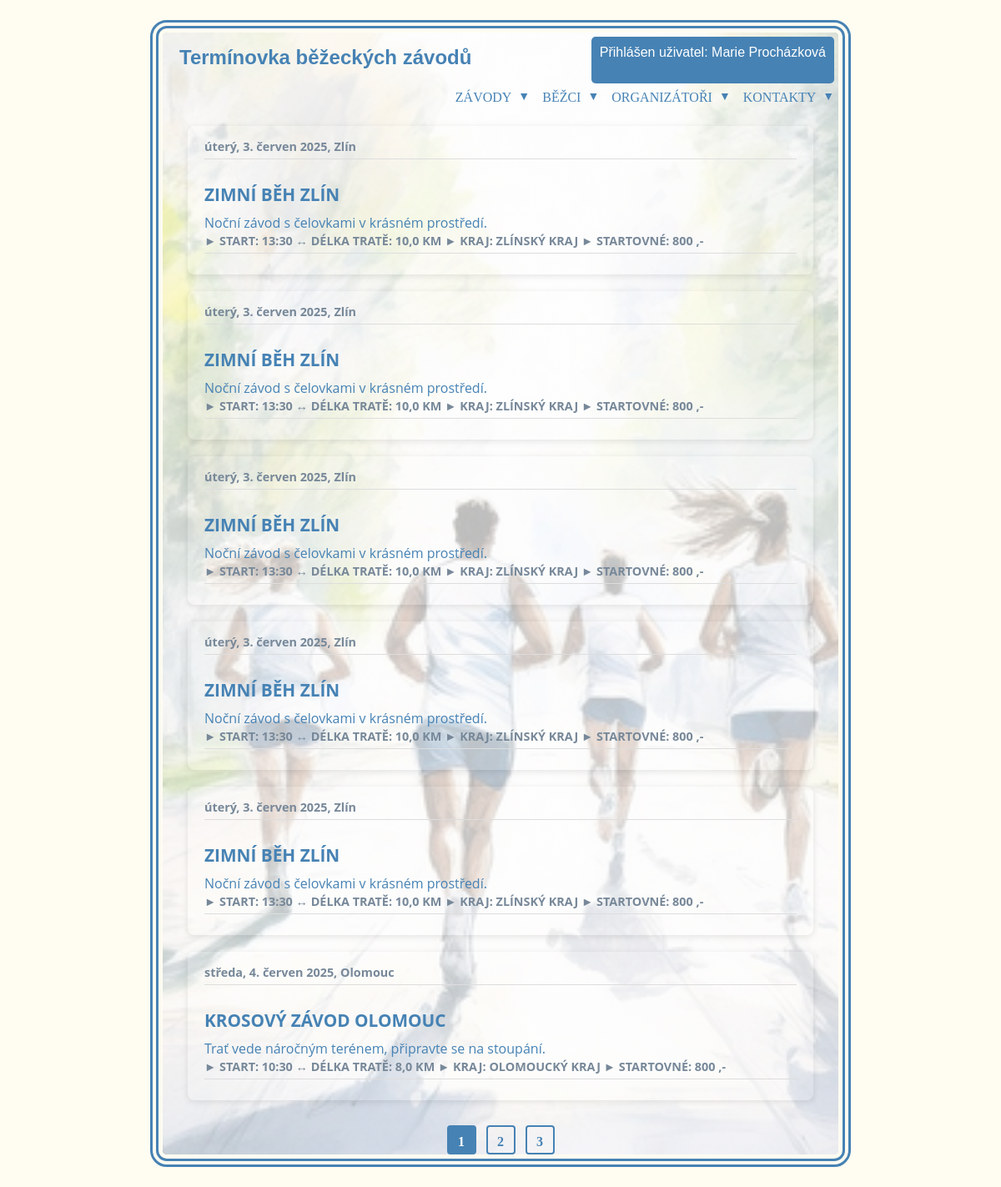
Screenshot of / (signed in) with the database file from the repository.
### users/models.py (models this page shows, shortened)
class User(AbstractBaseUser, PermissionsMixin):
    ROLE_CHOICES = [
        ('R', 'Runner'),
        ('O', 'Organizátor'),
        ('A', 'Admin'),
    ]
    email = models.EmailField(unique=True)
    password = models.CharField(max_length=128,null=False,blank=False)
    role = models.CharField(max_length=1, choices=ROLE_CHOICES)
    first_name = models.CharField(max_length=30, null=False, blank=False)
    last_name = models.CharField(max_length=60, null=False, blank=False)
    birth_date = models.DateField(null=False, blank=False)
    sex = models.CharField(max_length=1, choices=[('M', 'Muž'), ('F', 'Žena')], null=False, blank=False)
    organization_name = models.CharField(max_length=100, null=False, blank=False)
    website = models.URLField(null=False, blank=False)
    is_active = models.BooleanField(default=True)
    is_staff = models.BooleanField(default=False)
    objects = UserManager()
    USERNAME_FIELD = 'email'
    REQUIRED_FIELDS = ['role']
    class Meta:
        verbose_name = "uživatel"
        verbose_name_plural = "uživatelé"
        constraints = [
            models.UniqueConstraint(fields=['email', 'role'], name='unique_email_role')
        ]

### events/models.py (models this page shows, shortened)
class Event(models.Model):
    date_event = models.DateField(verbose_name='Datum události')
    name_event = models.CharField(max_length=30, verbose_name='Název události')
    description = models.TextField(verbose_name='Popis události')
    start_time = models.TimeField(verbose_name='Čas startu')
    distance = models.IntegerField(verbose_name='Vzdálenost')
    country = models.CharField(max_length=50, verbose_name='Země')
    city = models.CharField(max_length=50, verbose_name='Město')
    region = models.CharField(
        max_length=100,
        choices=[
            ('hlavní město Praha', 'hlavní město Praha'),
            ('Středočeský kraj', 'Středočeský kraj'),
            ('Jihočeský kraj', 'Jihočeský kraj'),
            ('Plzeňský kraj', 'Plzeňský kraj'),
            ('Karlovarský kraj', 'Karlovarský kraj'),
            ('Ústecký kraj', 'Ústecký kraj'),
            ('Liberecký kraj', 'Liberecký kraj'),
            ('Královéhradecký kraj', 'Královéhradecký kraj'),
            ('Pardubický kraj', 'Pardubický kraj'),
            ('Kraj Vysočina', 'Kraj Vysočina'),
            ('Jihomoravský kraj', 'Jihomoravský kraj'),
            ('Olomoucký kraj', 'Olomoucký kraj'),
            ('Moravskoslezský kraj', 'Moravskoslezský kraj'),
            ('Zlínský kraj', 'Zlínský kraj')
        ],
        verbose_name='Kraj'
    )
    typ_race = models.CharField(
        max_length=7,
        choices=[
            ('Silnice', 'Silnice'),
            ('Trail', 'Trail'),
            ('Mix', 'Smíšený')
        ],
        verbose_name='Typ závodu - povrch'
    )
    propozition = models.CharField(max_length=100, null=True, blank=True, verbose_name='Propozice')
    start_fee = models.IntegerField(null=True, blank=True, verbose_name='Startovné')
    organizer = models.ForeignKey(settings.AUTH_USER_MODEL, on_delete=models.CASCADE, limit_choices_to={'role': 'O'})
    class Meta:
        ordering = ['date_event']

### events/views.py (the view)
# urls.py: path('', EventListView.as_view(), name='events_list'),
class EventListView(ListView):
    model = Event
    template_name = 'events_list.html'
    context_object_name = 'events'
    ordering = ['date_event']
    paginate_by = 6 #zobrazí na stránce 6 událostí
    def get_queryset(self):
        queryset= super().get_queryset()
        city = self.request.GET.get('city')
        region = self.request.GET.get('region')
        name = self.request.GET.get('name_event')
        date_from = self.request.GET.get('date_from')
        date_to = self.request.GET.get('date_to')
        if city:
            queryset=queryset.filter(city__icontains=city)
        if region:
            queryset=queryset.filter(region__icontains=region)
        if name:
            queryset=queryset.filter(name_event__icontains=name)
        if date_from:
            try:
                date_from_parsed = datetime.strptime(date_from, "%Y-%m-%d")
                queryset = queryset.filter(date_event__gte=date_from_parsed)
            except ValueError:
                pass
        if date_to:
            try:
                date_to_parsed = datetime.strptime(date_to, "%Y-%m-%d")
                queryset = queryset.filter(date_event__lte=date_to_parsed)
            except ValueError:
                pass
        return queryset
    def get_context_data(self, **kwargs):
        context = super().get_context_data(**kwargs)
        context['regions'] = Event.objects.values_list('region', flat=True).distinct().order_by('region')
        return context

### events/templatetags/filters.py (called while the page is built)
@register.filter
def truncate_without_ellipsis(value, length):
    if len(value) > length:
        return value[:length]
    return value

@register.filter
def m_2_km(value):
    try:
        return value / 1000
    except (ValueError, TypeError):
        return value

@register.filter   # zobrazit formát času
def format_HHMM(value):
    if value is not None:
        return value.strftime('%H:%M')
    return 'No time provided'

### events/templates/events_list.html
{% extends "base.html" %}
{% load filters %}
{% block content %}
        {% for event in events %}
        <a href="{% url 'event_details' event.pk %}" class="writing-container-link">
        <div class="writing-container">
            <div class="date_event">{{ event.date_event|date:"l, j. F Y" }},  {{ event.city }}</div><br>
            <div class="name_event">{{ event.name_event }}</div>
            <div class="description">{{ event.description|truncate_without_ellipsis:100 }}</div>
            <div class="date_event basic_info">► Start:  {{event.start_time|format_HHMM}} ↔ délka tratě:   {{event.distance|m_2_km}} km ► Kraj:  {{event.region}} ► Startovné: {{event.start_fee|floatformat:0}} ,-</div>
        </div>
        </a>
        {% empty %}
            <li>Žádné události nebyly nalezeny.</li>
        {% endfor %}
        {% if is_paginated %}
        <div class="pagination">
            {% for num in page_obj.paginator.page_range %}
            {% if page_obj.number == num %}
                <span class="page-square active">{{ num }}</span>
            {% elif num > page_obj.number|add:'-3' and num < page_obj.number|add:'3' %}
                <a href="?page={{ num }}" class="page-square">{{ num }}</a>
            {% endif %}
            {% endfor %}
        </div>
        {% endif %}
{% endblock %}

### templates/base.html (shortened to what this page needs)
{% load static %}
<!DOCTYPE html>
<html lang="en">
{% include "includes/head.html" %}
<body>
<main>
<div class="container">
    <div class="top-right">
        {% if user.is_authenticated %}
            <div class="dropdown">
                <button class="dropbtn" type="button">
                    <div class="user-info">Přihlášen uživatel: {{ user.first_name }} {{ user.last_name }}</div>
                    <span class="arrow">▼</span>
                </button>
            </div>
    {% else %}
        <a href="">Registrace</a>
        <a href="">Přihlášení</a>
    {% endif %}
    </div>
    <h1 class="h1">Termínovka běžeckých závodů</h1>
    {% include "includes/nav_bar.html" %}
    {% block content %}
    {% endblock %}
</div>
</main>
</body>
</html>

### static/css/styles.css (style rules this page uses)
* { box-sizing: border-box; }
@media (max-width: 1200px) { .container { width: 70%; } }
body { background-color: #fffcf2; margin: 0; padding: 0; }
.h1 { font-family: Verdana, Geneva, Tahoma, sans-serif; font-size: x-large; color: #4682b4; margin-left: 20px; }
.container { position: relative; max-width: 70%; width: 100%; height: auto; justify-content: flex-start; align-items: center; border: #4682b4 10px double; background-clip: content-box; background-image: linear-gradient(rgba(255,255,255,0.7), rgba(255,255,255,0.7)), url('/static/img/background.png'); background-repeat: no-repeat; background-position: center; background-size: cover; border-radius: 20px; padding: 5px; margin: 2% auto; }
.top-right { position: absolute; top: 10px; right: 10px; font-size: 14px; font-weight:lighter; text-decoration: none; display: flex; gap: 15px; list-style: none; padding:0rem; margin: 0; text-transform: uppercase; align-items: center; }
.user-info { margin: 0; white-space: nowrap; }

### static/css/events_list.css (style rules this page uses)
.writing-container { background-color: rgba(255, 255, 255, 0.1); border-radius: 8px; box-shadow: 0 2px 8px rgba(0, 0, 0, 0.1); padding: 15px 20px; margin: 20px auto; max-width: 750px; transition: transform 0.3s ease; }
.writing-container-link { text-decoration: none; color: inherit; display: block; }
.date_event { font-family: 'Open Sans', sans-serif; font-size: 0.9em; font-weight: bold; color:lightslategrey; border-bottom: 1px solid #ddd; padding-bottom: 5px; margin-bottom: 10px; }
.basic_info { font-family: 'Open Sans', sans-serif; color:lightslategrey; text-transform:uppercase; }
.name_event { font-family: 'Open Sans', sans-serif; font-size: 1.3em; font-weight: bold; color: #4682b4; margin-bottom: 8px; text-transform: uppercase; }
.description { font-family: 'Open Sans', sans-serif; font-size: 1em; color: #4682b4; line-height: 1.5; }
.pagination { text-align: center; margin-top: 30px; }
.page-square { display: inline-block; width: 35px; height: 35px; line-height: 35px; margin: 0 4px; border: 2px solid #4682b4; border-radius: 4px; color: #4682b4; text-decoration: none; font-weight: bold; transition: 0.2s; }
.page-square.active { background-color: #4682b4; color: white; pointer-events: none; border-color: #4682b4; }

### static/css/menu.css (style rules this page uses)
.arrow { font-size: 14px; color: #4682b4; cursor: pointer; }

### static/css/user_form_register.css (style rules this page uses)
button { padding: 10px; background-color: #4682b4; color: white; border: none; border-radius: 5px; cursor: pointer; font-size: 1rem; }

### static/css/dashboard.css (style rules this page uses)
.date_event { font-family: 'Open Sans', sans-serif; font-size: 0.9em; font-weight: bold; color:lightslategrey; border-bottom: 1px solid #ddd; padding-bottom: 5px; margin-bottom: 10px; }
.basic_info { font-family: 'Open Sans', sans-serif; color:lightslategrey; text-transform:uppercase; }
.name_event { font-family: 'Open Sans', sans-serif; font-size: 1.3em; font-weight: bold; color: #4682b4; margin-bottom: 8px; text-transform: uppercase; }
.description { font-family: 'Open Sans', sans-serif; font-size: 1em; color: #4682b4; line-height: 1.5; }
.pagination { text-align: center; margin-top: 30px; }
.page-square { display: inline-block; width: 35px; height: 35px; line-height: 35px; margin: 0 4px; border: 2px solid #4682b4; border-radius: 4px; color: #4682b4; text-decoration: none; font-weight: bold; transition: 0.2s; }
.page-square.active { background-color: #4682b4; color: white; pointer-events: none; border-color: #4682b4; }

### rows the page displays
User: first_name "Marie", last_name "Procházková"
Event: date_event "úterý, 3. červen 2025", city "Zlín", name_event "ZIMNÍ BĚH ZLÍN", description "Noční závod s čelovkami v krásném prostředí.", start_time "13:30", distance|m_2_km "10,0", region "ZLÍNSKÝ KRAJ", start_fee "800"
Event: date_event "úterý, 3. červen 2025", city "Zlín", name_event "ZIMNÍ BĚH ZLÍN", description "Noční závod s čelovkami v krásném prostředí.", start_time "13:30", distance|m_2_km "10,0", region "ZLÍNSKÝ KRAJ", start_fee "800"
Event: date_event "úterý, 3. červen 2025", city "Zlín", name_event "ZIMNÍ BĚH ZLÍN", description "Noční závod s čelovkami v krásném prostředí.", start_time "13:30", distance|m_2_km "10,0", region "ZLÍNSKÝ KRAJ", start_fee "800"
Event: date_event "úterý, 3. červen 2025", city "Zlín", name_event "ZIMNÍ BĚH ZLÍN", description "Noční závod s čelovkami v krásném prostředí.", start_time "13:30", distance|m_2_km "10,0", region "ZLÍNSKÝ KRAJ", start_fee "800"
Event: date_event "úterý, 3. červen 2025", city "Zlín", name_event "ZIMNÍ BĚH ZLÍN", description "Noční závod s čelovkami v krásném prostředí.", start_time "13:30", distance|m_2_km "10,0", region "ZLÍNSKÝ KRAJ", start_fee "800"
Event: date_event "středa, 4. červen 2025", city "Olomouc", name_event "KROSOVÝ ZÁVOD OLOMOUC", description "Trať vede náročným terénem, připravte se na stoupání.", start_time "10:30", distance|m_2_km "8,0", region "OLOMOUCKÝ KRAJ", start_fee "800"

### other values shown
{{ num }} "1"
{{ num }} "2" "3"
